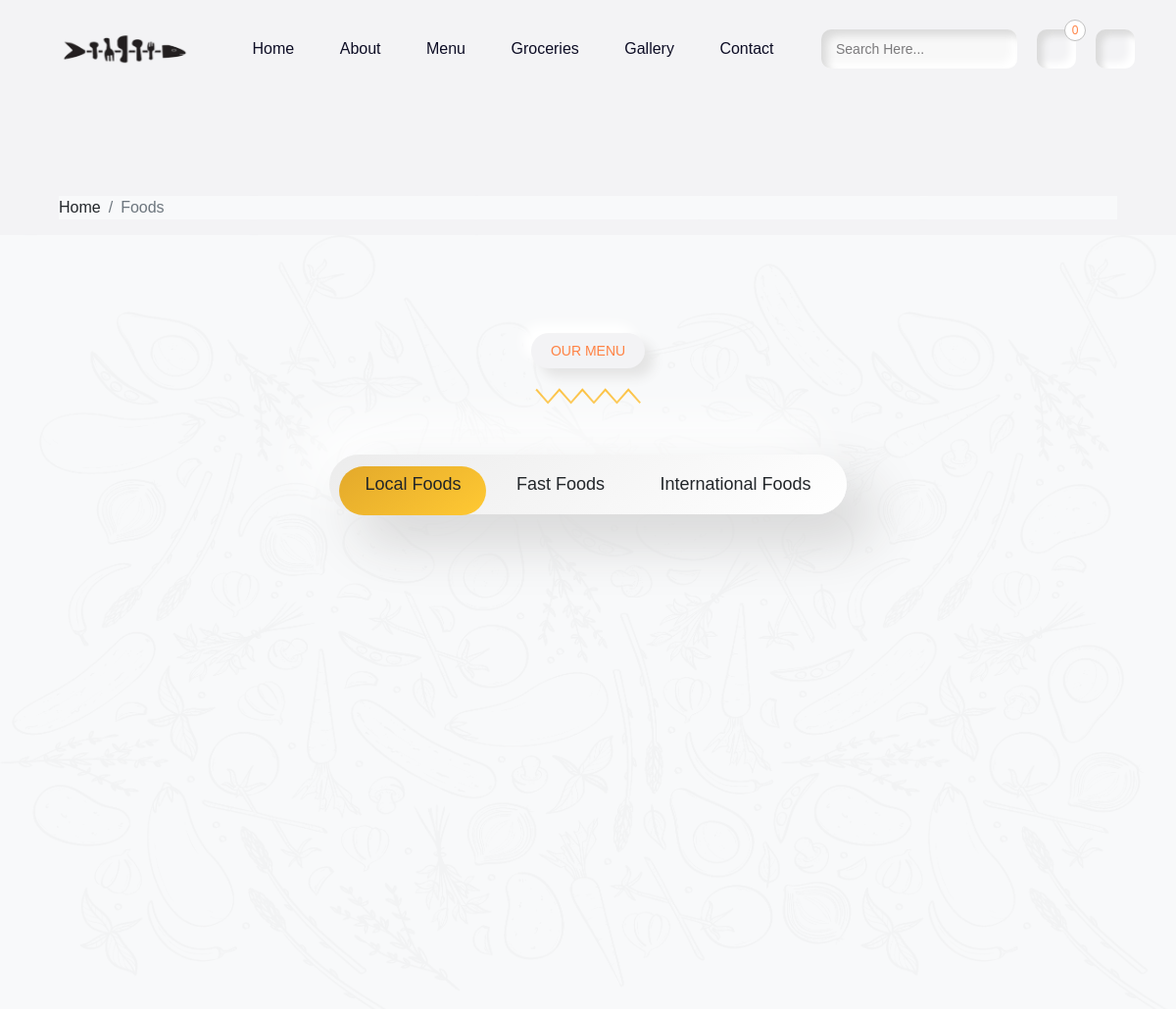
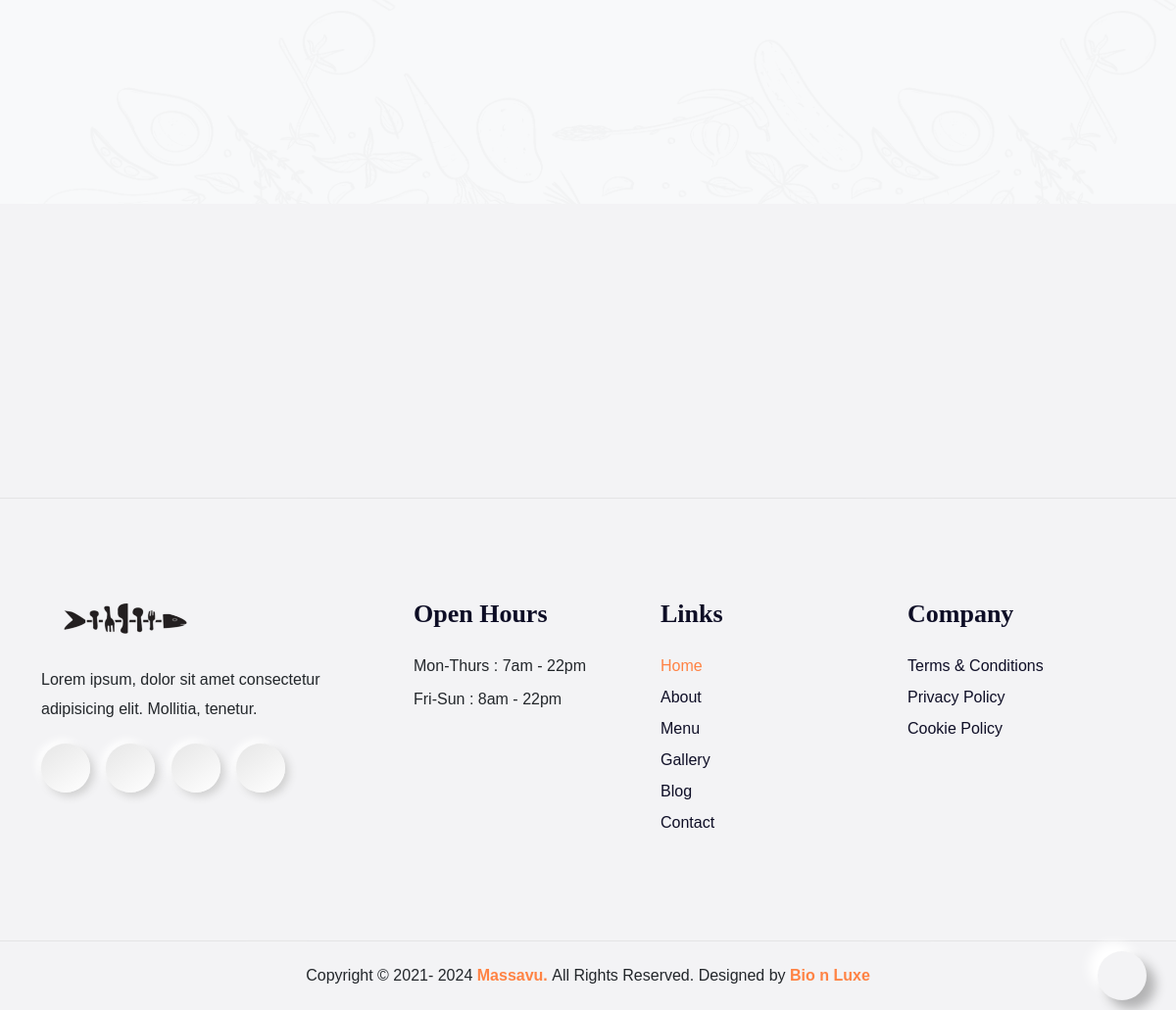
Page /foods/ on the committed database (2 pictures, top to bottom).
### mainApp/models.py (models this page shows, shortened)
class Category(models.Model):
    name = models.CharField(max_length=100)
    def get_formatted_name(self):
        return self.name.lower().replace(" ", "-")

### mainApp/views.py (the view)
# urls.py: path('foods/', views.menu_items_view, name='menu_items_view'),
def menu_items_view(request):
    categories = Category.objects.all()
    menu_items = MenuItem.objects.all()
    return render(request, 'foods.html', {'menu_items': menu_items, 'categories':categories})

### templates/foods.html (shortened to what this page needs)
{% extends 'base.html' %}
{% load static %}
{% load humanize %}
{% block content %}
<section class="main-banner">
    <div class="container-fluid">
        <div class="row px-xl-5">
            <div class="col-12">
                <nav class="breadcrumb bg-light mb-30">
                    <a class="breadcrumb-item text-dark" href="/">Home</a>
                    <span class="breadcrumb-item active">Foods</span>
                </nav>
            </div>
        </div>
    </div>
    <section style="background-image: url(assets/images/menu-bg.png);" class="our-menu section bg-light repeat-img .menu-tab"
    id="menu">
    <div class="sec-wp">
        <div class="container">
            <div class="row">
                <div class="col-lg-12">
                    <div class="sec-title text-center mb-5">
                        <p class="sec-sub-title mb-3">Our menu</p>
                        <div class="sec-title-shape mb-4">
                            <img src="{% static 'assets/images/title-shape.svg' %}" alt="">
                        </div>
                    </div>
                </div>
            </div>
            <div class="menu-tab-wp">
                <div class="row">
                    <div class="col-lg-12 m-auto">
                        <div class="menu-tab text-center">
                            <ul class="filters">
                                <div class="filter-active"></div>
                                {% for category in categories %}
                                <li class="filter" data-filter=".{{ category.get_formatted_name }}">
                                    {{ category.name }}
                                </li>
                                {% endfor %}
                            </ul>
                        </div>
                    </div>
                </div>
            </div>
            <div class="menu-list-row">
                <div class="row g-xxl-5 bydefault_show menu-dish" >
                </div>
            </div>
        </div>
    </div>
</section>
</section>
{% endblock %}

### static/style.css (style rules this page uses)
body { font-family: 'Poppins', sans-serif; text-rendering: optimizeLegibility !important; background: #f3f3f5; }
body, html { overflow-x: hidden; }
img { max-width: 100%; }
a { background-color: transparent; text-decoration: none !important; outline: none !important; }
ul { list-style: none; margin: 0; padding: 0; }
* { -webkit-tap-highlight-color: transparent; }
.main-banner { padding: 200px 0 300px; min-height: 100vh; position: relative; }
.sec-wp { position: relative; z-index: 4; }
p { font-size: 16px; line-height: 30px; }
.section { padding-top: 100px; padding-bottom: 100px; position: relative; }
.sec-sub-title { text-transform: uppercase; display: inline-block; background: #f3f3f5; box-shadow: 9px 9px 12px #e4e4e4, -9px -9px 12px #ffffff; padding: 3px 20px; border-radius: 60px; color: #ff8243; font-size: 14px; }
.repeat-img { background-size: contain; background-repeat: repeat; }
.menu-tab-wp { margin-bottom: 80px; }
.menu-tab ul { padding: 10px; display: inline-block; border-radius: 60px; background: linear-gradient(145deg, #ececec, #ffffff); box-shadow: 28px 28px 55px #d4d4d4, -28px -28px 55px #ffffff; position: relative; z-index: 2; }
.menu-tab ul li, .menu-tab ul .filter-active { display: inline-flex; text-transform: capitalize; font-size: 18px; line-height: normal; cursor: pointer; padding: 10px 26px; border-radius: 30px; transition: 0.3s; justify-content: center; align-items: center; }
.filter-active { position: absolute; left: 0; top: 12px; min-height: 50px; z-index: -1; }
.menu-tab ul .filter-active { color: #ffffff; background: linear-gradient(145deg, #e3a92b, #ffc933); }

### rows in the picture
Category: name "Local Foods"
Category: name "Fast Foods"
Category: name "International Foods"
